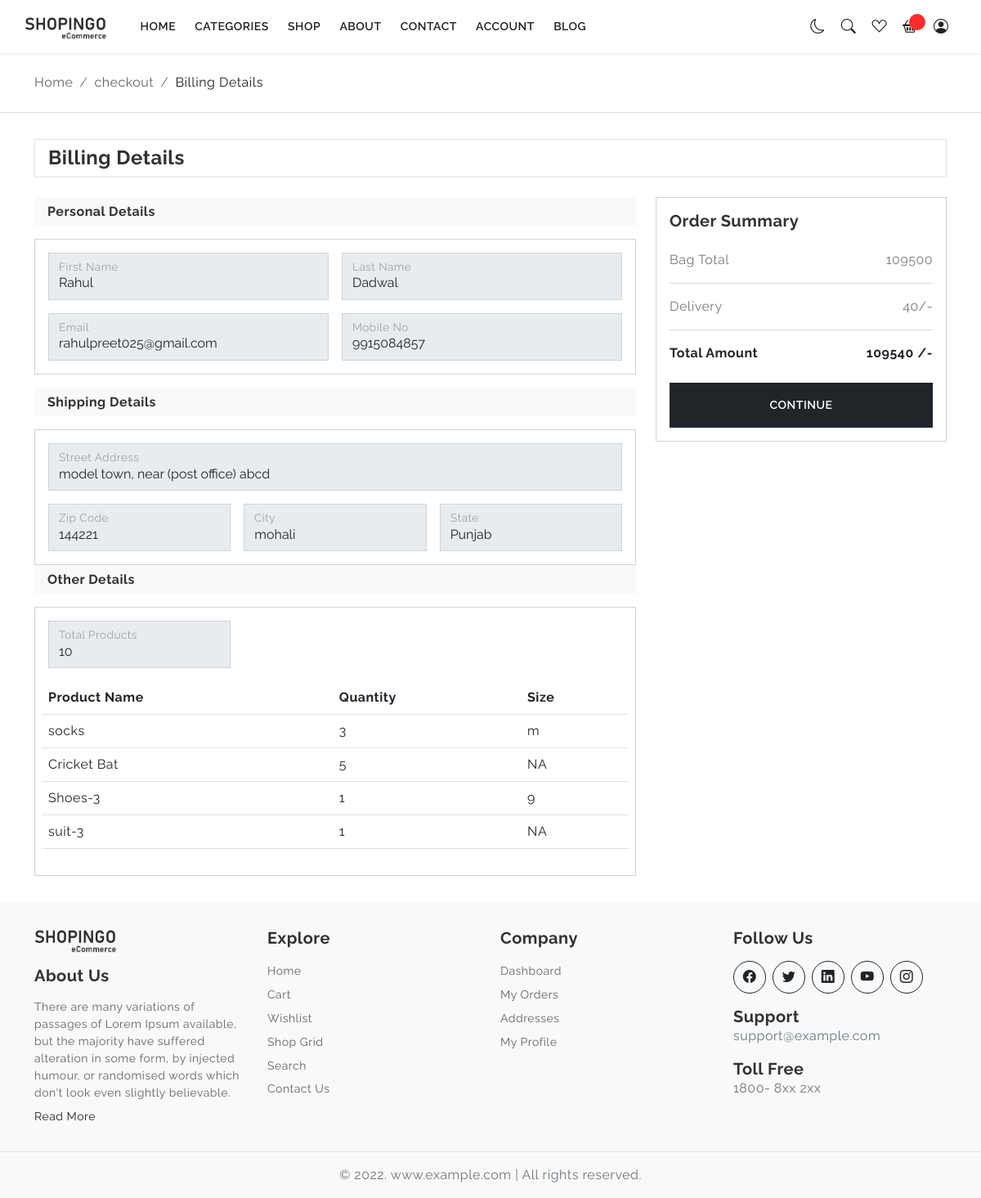
/src/view/billing-details.php (signed in), run on the app's committed database.
### tables this page shows
CREATE TABLE `users_table` (
  `id` int NOT NULL,
  `username` varchar(255) NOT NULL,
  `email` varchar(255) NOT NULL,
  `password` varchar(255) NOT NULL,
  `first_name` varchar(255) DEFAULT NULL,
  `last_name` varchar(255) DEFAULT NULL,
  `mobile_number` text NOT NULL,
  `gender` int DEFAULT NULL,
  `dob` date DEFAULT NULL,
  `created_at` timestamp NOT NULL DEFAULT CURRENT_TIMESTAMP,
  `updated_at` datetime DEFAULT NULL
);

CREATE TABLE `user_address` (
  `id` int NOT NULL,
  `user_id` int NOT NULL,
  `address` varchar(255) NOT NULL,
  `state` varchar(255) NOT NULL,
  `city` varchar(255) NOT NULL,
  `landmark` varchar(255) NOT NULL,
  `pin_code` int NOT NULL,
  `contact_number` varchar(255) NOT NULL,
  `selected_address` int NOT NULL DEFAULT '0',
  `isDeleted` int NOT NULL DEFAULT '0',
  `created_at` timestamp NOT NULL DEFAULT CURRENT_TIMESTAMP,
  `updated_at` datetime DEFAULT CURRENT_TIMESTAMP ON UPDATE CURRENT_TIMESTAMP,
  `is_deleted` int DEFAULT NULL
);

CREATE TABLE `products_cart` (
  `id` int NOT NULL,
  `user_id` int NOT NULL,
  `product_id` int NOT NULL,
  `image_id` int NOT NULL DEFAULT '0',
  `product_price` int NOT NULL,
  `quantity` int DEFAULT '1',
  `delete_status` int NOT NULL DEFAULT '0',
  `size` varchar(255) DEFAULT '0',
  `selected_image` varchar(255) NOT NULL,
  `added_on` datetime NOT NULL DEFAULT CURRENT_TIMESTAMP
);

CREATE TABLE `products_table` (
  `id` int NOT NULL,
  `product_name` varchar(255) NOT NULL,
  `description` varchar(255) NOT NULL,
  `price` int NOT NULL,
  `stock` int NOT NULL,
  `product_size` varchar(255) DEFAULT NULL,
  `isFeatured` int NOT NULL DEFAULT '0',
  `isDeleted` int NOT NULL DEFAULT '0',
  `category_id` int NOT NULL,
  `featured_product_image` varchar(255) NOT NULL,
  `created_at` timestamp NOT NULL DEFAULT CURRENT_TIMESTAMP,
  `updated_at` timestamp NULL DEFAULT NULL,
  `deleted_at` timestamp NULL DEFAULT NULL,
  `restored_at` datetime DEFAULT NULL
);

### src/model/orders_model.php (called while the page is built, shortened)
<?php
include '../../config/connection.php';
function fetchOrderDetails($table_1, $table_2, $condition_1, $condition_2)
{
    global $conn;
    $query = "SELECT * FROM $table_1 INNER JOIN $table_2 ON $condition_1 WHERE $condition_2";
    $execute = mysqli_query($conn, $query);
    $data_container = array();
    while ($row = mysqli_fetch_assoc($execute)) {
        $data_container[] = $row;
    }
    return $data_container;
}
?>

### src/controller/orders_handle.php (called while the page is built, shortened)
<?php
include '../model/user_address.php';
include '../model/orders_model.php';
$user_id = $_SESSION['user_id'];
$table_1 = "products_cart";
$table_2 = "users_table";
$condition_1 = "products_cart.user_id = users_table.id";
$condition_2 = "products_cart.user_id = $user_id";
$data_container = fetchOrderDetails($table_1, $table_2, $condition_1, $condition_2);
$table_1 = "products_cart";
$table_2 = "user_address";
$condition_1 = "products_cart.user_id = user_address.user_id";
$condition_2 = "products_cart.user_id = $user_id AND user_address.selected_address = 1 ";
$data_container_shipping = fetchOrderDetails($table_1, $table_2, $condition_1, $condition_2);
$table_1 = "products_cart";
$table_2 = "products_table";
$condition_1 = "products_cart.product_id = products_table.id";
$condition_2 = "products_cart.user_id = $user_id";
$products_details_2 = fetchOrderDetails($table_1, $table_2, $condition_1, $condition_2);
?>

### src/view/billing-details.php (the view, shortened to what this page needs)
<?php
include '../../includes/header.php';
include_once '/var/www/html/shoppingo_project/includes/nav.php';
include '../controller/orders_handle.php';
$fetch_data = "SELECT SUM(product_price * quantity) AS total_price, SUM(quantity) AS total_products FROM `products_cart` WHERE user_id = $user_id";
$execute = mysqli_query($conn, $fetch_data);
$result = mysqli_fetch_assoc($execute);
$total_price = $result['total_price'];
$total_products = $result['total_products'];
?>
<div class="page-content">
  <div class="py-4 border-bottom">
    <div class="container">
      <nav aria-label="breadcrumb">
        <ol class="breadcrumb mb-0">
          <li class="breadcrumb-item"><a href="javascript:;">Home</a></li>
          <li class="breadcrumb-item"><a href="javascript:;">checkout</a></li>
          <li class="breadcrumb-item active" aria-current="page">Billing Details</li>
        </ol>
      </nav>
    </div>
  </div>
  <?php
  foreach ($data_container as $personal_info) {
    $fname = $personal_info['first_name'];
    $lname = $personal_info['last_name'];
    $email = $personal_info['email'];
    $mobile = $personal_info['mobile_number'];
  }
  foreach ($data_container_shipping as $shipping_details) {
    $pincode = $shipping_details['pin_code'];
    $city = $shipping_details['city'];
    $state = $shipping_details['state'];
    $address = $shipping_details['address'];
    $address_id = $shipping_details['id'];
  }
  foreach ($products_details_2 as $p_details) {
    $products_stock = $p_details['stock'];
  }
  ?>
  <section class="section-padding">
    <div class="container">
      <div class="d-flex align-items-center px-3 py-2 border mb-4">
        <div class="text-start">
          <h4 class="mb-0 h4 fw-bold">Billing Details</h4>
        </div>
      </div>
      <div class="row g-4">
        <div class="col-12 col-lg-8 col-xl-8">
          <h6 class="fw-bold mb-3 py-2 px-3 bg-light">Personal Details</h6>
          <div class="card rounded-0 mb-3">
            <div class="card-body">
              <div class="row g-3">
                <div class="col-12 col-lg-6">
                  <div class="form-floating">
                    <input type="text" class="form-control rounded-0" id="floatingFirstName"
                      value="<?php echo $fname; ?>" placeholder="First Name" disabled>
                    <label for="floatingFirstName">First Name</label>
                  </div>
                </div>
                <div class="col-12 col-lg-6">
                  <div class="form-floating">
                    <input type="text" class="form-control rounded-0" id="floatingLastName"
                      value="<?php echo $lname; ?>" placeholder="Last Name" disabled>
                    <label for="floatingLastName">Last Name</label>
                  </div>
                </div>
                <div class="col-12 col-lg-6">
                  <div class="form-floating">
                    <input type="text" class="form-control rounded-0" id="floatingEmail" value="<?php echo $email; ?>"
                      placeholder="Email" disabled>
                    <label for="floatingEmail">Email</label>
                  </div>
                </div>
                <div class="col-12 col-lg-6">
                  <div class="form-floating">
                    <input type="text" class="form-control rounded-0" id="floatingMobileNo"
                      value="<?php echo $mobile; ?>" placeholder="Mobile No" disabled>
                    <label for="floatingMobileNo">Mobile No</label>
                  </div>
                </div>
              </div>
            </div>
          </div>
          <h6 class="fw-bold mb-3 py-2 px-3 bg-light">Shipping Details</h6>
          <div class="card rounded-0">
            <div class="card-body">
              <div class="row g-3">
                <div class="col-12 col-lg-12">
                  <div class="form-floating">
                    <input type="text" class="form-control rounded-0" value="<?php echo $address ?>"
                      id="floatingStreetAddress" placeholder="Street Address" disabled>
                    <label for="floatingStreetAddress">Street Address</label>
                  </div>
                </div>
                <div class="col-12 col-lg-4">
                  <div class="form-floating">
                    <input type="text" class="form-control rounded-0" value="<?php echo $pincode ?>"
                      id="floatingZipCode" placeholder="Zip Code" disabled>
                    <label for="floatingZipCode">Zip Code</label>
                  </div>
                </div>
                <div class="col-12 col-lg-4">
                  <div class="form-floating">
                    <input type="text" class="form-control rounded-0" value="<?php echo $city ?>" id="floatingCity"
                      placeholder="City" disabled>
                    <label for="floatingCity">City</label>
                  </div>
                </div>
                <div class="col-12 col-lg-4">
                  <div class="form-floating">
                    <input type="text" class="form-control rounded-0" value="<?php echo $state ?>" id="floatingCountry"
                      placeholder="State" disabled>
                    <label for="floatingCountry">State</label>
                  </div>
                </div>
              </div>
            </div>
          </div>
          <h6 class="fw-bold mb-3 py-2 px-3 bg-light">Other Details</h6>
          <div class="card rounded-0">
            <div class="card-body">
              <div class="row g-3">
                <div class="col-12 col-lg-4">
                  <div class="form-floating">
                    <input type="text" class="form-control rounded-0" id="floatingZipCode"
                      value="<?php echo $total_products; ?>" placeholder="Zip Code" disabled>
                    <label for="floatingZipCode">Total Products</label>
                  </div>
                </div>
                <table class="table">
                  <thead>
                    <tr>
                      <th scope="col">Product Name</th>
                      <th scope="col">Quantity</th>
                      <th scope="col">Size</th>
                    </tr>
                  </thead>
                  <tbody>
                    <?php
                    foreach ($products_details_2 as $p_details_2) {
                      $p_name = $p_details_2['product_name'];
                      $quantity = $p_details_2['quantity'];
                      $size = $p_details_2['size'];
                      ?>
                      <tr>
                        <td>
                          <?php echo $p_name ?>
                        </td>
                        <td>
                          <?php echo $quantity ?>
                        </td>
                        <td>
                          <?php
                          if ($size == '' || $size == 0) {
                            echo "NA";
                          } else {
                            echo $size;
                          }
                          ?>
                        </td>
                      </tr>
                    <?php } ?>
                  </tbody>
                </table>
              </div>
            </div>
          </div>
        </div>
        <div class="col-12 col-lg-4 col-xl-4">
          <div class="card rounded-0 mb-3">
            <div class="card-body">
              <h5 class="fw-bold mb-4">Order Summary</h5>
              <div class="hstack align-items-center justify-content-between">
                <p class="mb-0">Bag Total</p>
                <p class="mb-0">
                  <?php echo $total_price; ?>
                </p>
              </div>
              <hr>
              <div class="hstack align-items-center justify-content-between">
                <p class="mb-0">Delivery</p>
                <p class="mb-0">
                  <?php $delivery_charges = 40; ?>
                <p class="mb-0">
                  <?php
                  if ($total_price > 0) {
                    echo $delivery_charges;
                  } else {
                    echo 0;
                  } ?>/-
                </p>
              </div>
              <hr>
              <div class="hstack align-items-center justify-content-between fw-bold text-content">
                <p class="mb-0">Total Amount</p>
                <p class="mb-0">
                  <?php if ($total_price > 0) {
                    $grand_total = $total_price + $delivery_charges;
                    echo $grand_total;
                  } else {
                    echo 0;
                  }
                  ?> /-
                </p>
              </div>
              <?php
              $orderDetails = array();
              $orderDetails['personal_info'] = array(
                'first_name' => $fname,
                'last_name' => $lname,
                'email' => $email,
                'mobile_number' => $mobile
              );
              $orderDetails['shipping_details'] = array(
                'pin_code' => $pincode,
                'city' => $city,
                'state' => $state,
                'address' => $address,
                'id' => $address_id
              );
              $orderDetails['other_details'] = array(
                'total_products' => $total_products
              );
              $orderDetails['product_details'] = array();
              foreach ($products_details_2 as $p_details_2) {
                $orderDetails['product_details'][] = array(
                  'product_name' => $p_details_2['product_name'],
                  'quantity' => $p_details_2['quantity'],
                  'size' => ($p_details_2['size'] == '' || $p_details_2['size'] == 0) ? 'NA' : $p_details_2['size']
                );
              }
              $orderDetails['stock_details'] = array(
                'stock' => $products_stock
              );
              $orderDetails['total_price_details'] = array(
                'bag_total' => $total_price,
                'delivery_charges' => ($total_price > 0) ? $delivery_charges : 0,
                'grand_total' => ($total_price > 0) ? $total_price + $delivery_charges : 0
              );
              ?>
              <div class="d-grid mt-4">
                <a href="./payment-method.php?allinfo=<?php echo urlencode(json_encode($orderDetails)); ?>"
                  class="btn btn-dark btn-ecomm py-3 px-5">Continue</a>
              </div>
            </div>
          </div>
        </div>
      </div>
    </div>
  </section>
</div>
<?php include '../../includes/footer.php' ?>
</body>
</html>

### assets/css/style.css (style rules this page uses)
body { color: #797979; letter-spacing: 0.5px; background-color: #ffffff; font-family: 'Raleway', sans-serif; }
::placeholder { opacity: 0.5 !important; }
.h1, .h2, .h3, .h4, .h5, .h6, h1, h2, h3, h4, h5, h6 { color: #323232; }
.page-content { padding-top: 65px; }
.btn-ecomm { font-size: 14px; text-transform: uppercase; font-weight: 600; padding: 0.5rem 1.5rem; border-radius: 0; z-index: 6; }
.breadcrumb li a { color: #636363; }
.breadcrumb li.active { color: #222121; }
.section-padding { padding-top: 2rem !important; padding-bottom: 2rem !important; }
.text-content { color: #212529; }

### data on the page
users_table: first_name "Rahul", last_name "Dadwal", email "rahulpreet025@gmail.com", mobile_number "9915084857"
user_address: address "model town, near (post office) abcd", pin_code "144221", city "mohali", state "Punjab"
products_cart: products_table.product_name "socks", quantity "3", size "m"
products_cart: products_table.product_name "Cricket Bat", quantity "5", size "NA"
products_cart: products_table.product_name "Shoes-3", quantity "1", size "9"
products_cart: products_table.product_name "suit-3", quantity "1", size "NA"

### other printed values
$total_price "109500"
$delivery_charges "40"
$grand_total "109540"
